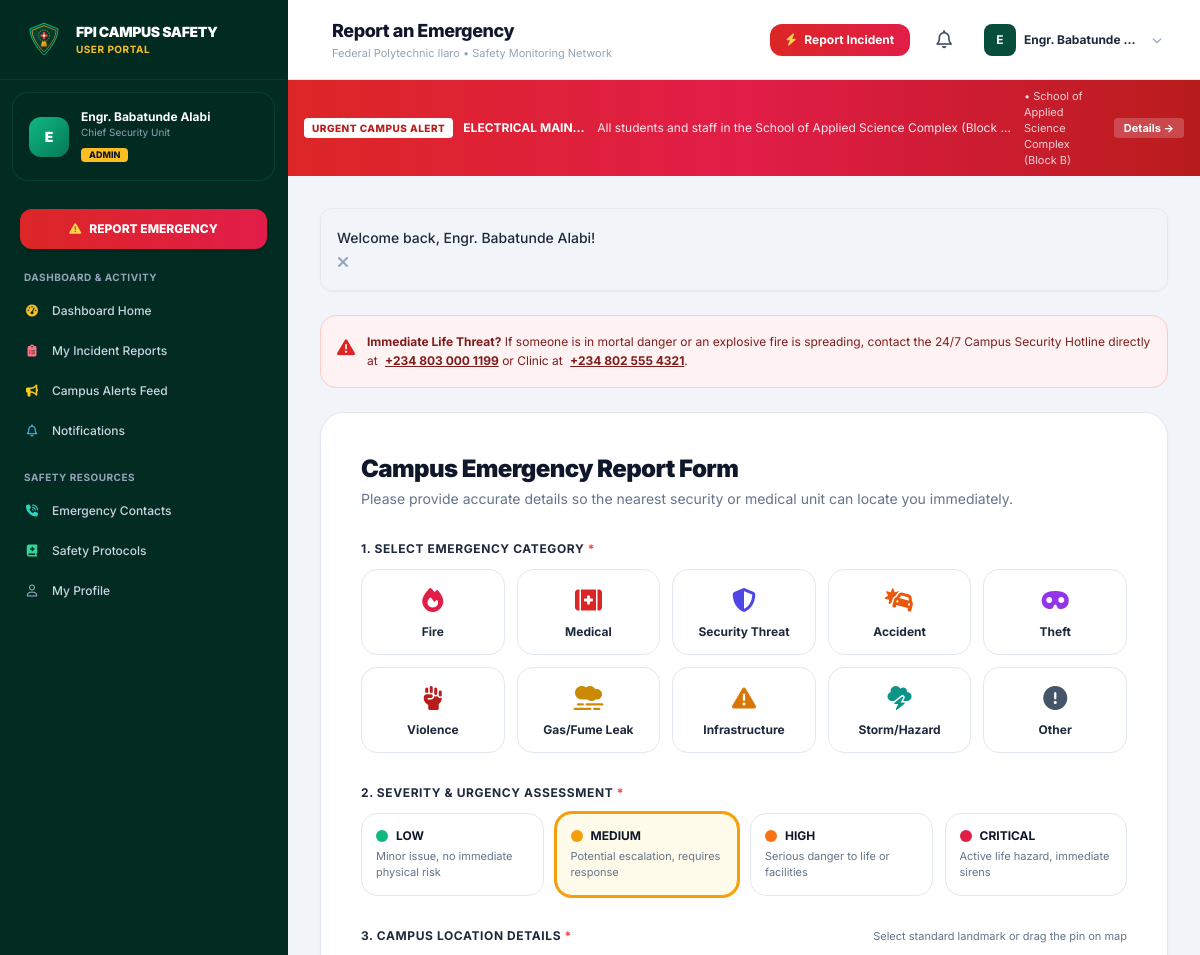
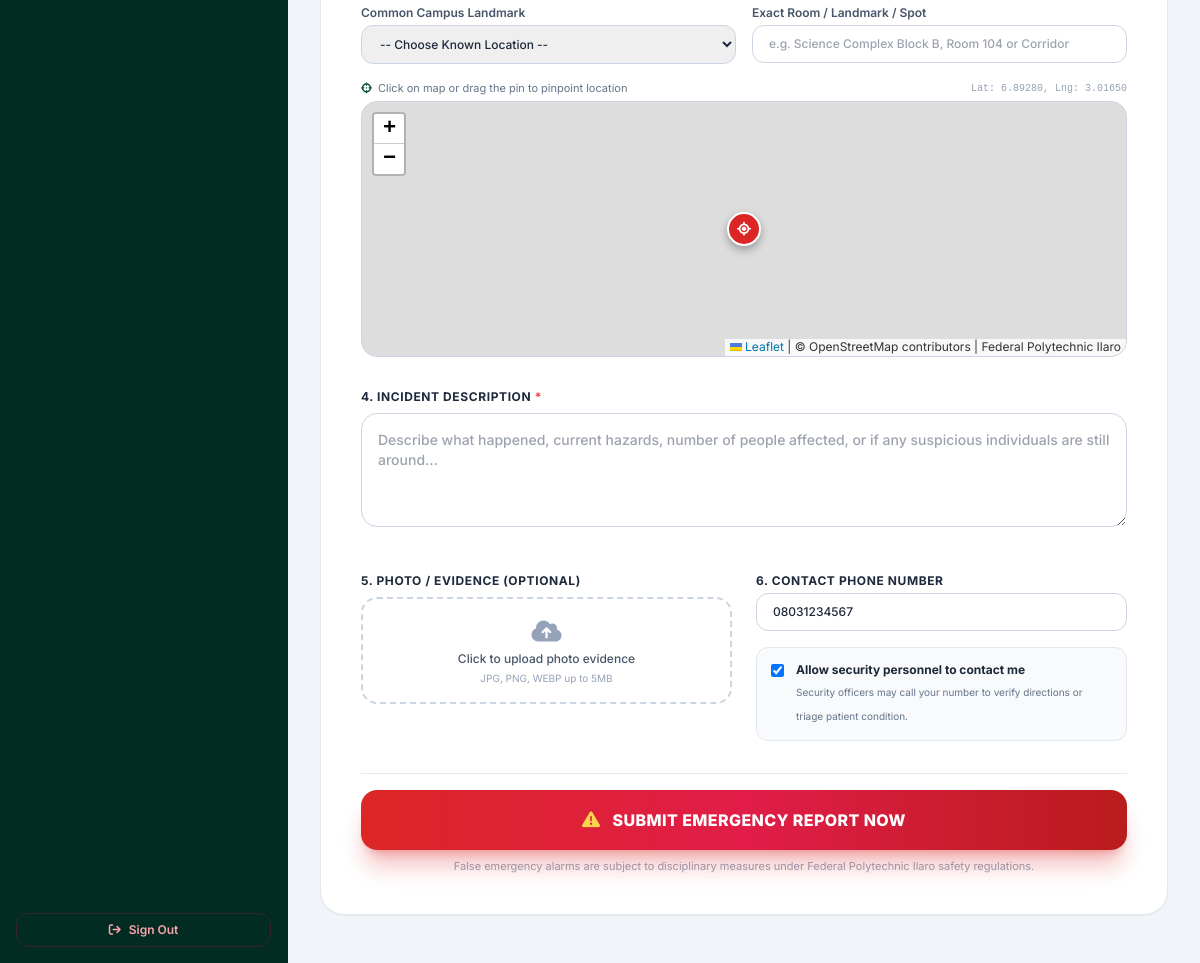
Screenshot of /student/report-emergency.php (signed in) with the database file from the repository (2 pictures, top to bottom).
### tables this page shows
CREATE TABLE `alerts` (
  `id` INT UNSIGNED AUTO_INCREMENT PRIMARY KEY,
  `title` VARCHAR(200) NOT NULL,
  `message` TEXT NOT NULL,
  `emergency_type` VARCHAR(100) NOT NULL,
  `severity` ENUM('Low', 'Medium', 'High', 'Critical') NOT NULL DEFAULT 'High',
  `location` VARCHAR(200) NOT NULL,
  `target_audience` ENUM('Everyone', 'Students', 'Staff') NOT NULL DEFAULT 'Everyone',
  `is_active` TINYINT(1) NOT NULL DEFAULT 1,
  `created_by` INT UNSIGNED NULL,
  `start_time` DATETIME NOT NULL DEFAULT CURRENT_TIMESTAMP,
  `expiry_time` DATETIME DEFAULT NULL,
  `created_at` TIMESTAMP DEFAULT CURRENT_TIMESTAMP,
  `updated_at` TIMESTAMP DEFAULT CURRENT_TIMESTAMP ON UPDATE CURRENT_TIMESTAMP,
  FOREIGN KEY (`created_by`) REFERENCES `users`(`id`) ON DELETE SET NULL,
  INDEX `idx_alerts_active` (`is_active`),
  INDEX `idx_alerts_severity` (`severity`)
);

### student/report-emergency.php (the view, shortened to what the rows shown need)
<?php
$pageTitle = 'Report an Emergency';
require_once __DIR__ . '/../includes/nav-portal.php';
$submittedReport = null;
?>
<?php if ($submittedReport): ?>
<div class="max-w-2xl mx-auto py-8">
    <div class="bg-white rounded-3xl p-8 border-2 border-emerald-500 shadow-2xl space-y-6 text-center">
        <div class="w-20 h-20 rounded-full bg-emerald-100 text-emerald-600 mx-auto flex items-center justify-center text-3xl animate-bounce">
            <i class="fa-solid fa-circle-check"></i>
        </div>
        <div>
            <span class="inline-block px-3 py-1 rounded-full text-xs font-bold uppercase tracking-wider bg-emerald-100 text-emerald-800 mb-2">
                Emergency Report Received
            </span>
            <h2 class="text-2xl sm:text-3xl font-black text-slate-900">
                Dispatched to Security Operations
            </h2>
            <p class="text-xs sm:text-sm text-slate-600 mt-1">
                Your incident has been flagged and transmitted to the Central Security Command Unit.
            </p>
        </div>
        <div class="p-6 rounded-2xl bg-slate-50 border border-slate-200 text-left space-y-3 font-mono text-xs">
            <div class="flex items-center justify-between pb-2 border-b border-slate-200">
                <span class="text-slate-500 uppercase">Incident Reference ID:</span>
                <span class="text-base font-extrabold text-fpi-800 font-sans tracking-wide"><?= e($submittedReport['reference']) ?></span>
            </div>
            <div class="flex items-center justify-between pb-2 border-b border-slate-200">
                <span class="text-slate-500 uppercase">Category:</span>
                <span class="font-bold text-slate-900 font-sans"><?= e($submittedReport['type']) ?></span>
            </div>
            <div class="flex items-center justify-between pb-2 border-b border-slate-200">
                <span class="text-slate-500 uppercase">Location:</span>
                <span class="font-bold text-slate-900 font-sans"><?= e($submittedReport['location']) ?></span>
            </div>
            <div class="flex items-center justify-between">
                <span class="text-slate-500 uppercase">Initial Severity:</span>
                <span><?= get_severity_badge($submittedReport['severity']) ?></span>
            </div>
        </div>
        <div class="flex flex-col sm:flex-row gap-3 pt-2">
            <a href="<?= BASE_URL ?>/student/my-reports.php?ref=<?= urlencode($submittedReport['reference']) ?>" class="flex-1 py-3 px-4 rounded-xl bg-fpi-800 hover:bg-fpi-900 text-white font-bold text-xs shadow transition text-center">
                <i class="fa-solid fa-timeline mr-1.5"></i> Track Report Status
            </a>
            <a href="<?= BASE_URL ?>/student/report-emergency.php" class="py-3 px-4 rounded-xl border border-slate-300 hover:bg-slate-50 text-slate-700 font-bold text-xs transition text-center">
                Submit Another Report
            </a>
        </div>
    </div>
</div>
<?php else: ?>
<div class="max-w-4xl mx-auto space-y-6">
    <div class="bg-white rounded-3xl border border-slate-200 p-6 sm:p-10 shadow-sm space-y-8">
        <div>
            <h2 class="text-2xl font-black text-slate-900 tracking-tight">Campus Emergency Report Form</h2>
        </div>
    </div>
</div>
<?php endif; ?>
<?php require_once __DIR__ . '/../includes/footer-portal.php'; ?>

### includes/nav-portal.php (shortened to what the rows shown need)
<?php
require_once __DIR__ . '/functions.php';
$user = current_user();
$activeAlerts = get_active_alerts($user['role'] === 'student' ? 'Students' : ($user['role'] === 'staff' ? 'Staff' : 'Everyone'));
$criticalAlert = null;
foreach ($activeAlerts as $a) {
    if ($a['severity'] === 'Critical' || $a['severity'] === 'High') {
        $criticalAlert = $a;
        break;
    }
}
?>
<!DOCTYPE html>
<html lang="en" class="h-full bg-slate-100">
<head>
    <script src="https://cdn.tailwindcss.com"></script>
    <link rel="stylesheet" href="https://cdnjs.cloudflare.com/ajax/libs/font-awesome/6.5.1/css/all.min.css">
    <link rel="stylesheet" href="https://unpkg.com/leaflet@1.9.4/dist/leaflet.css" />
    <link rel="stylesheet" href="<?= BASE_URL ?>/assets/css/style.css">
</head>
<body class="flex h-full overflow-hidden text-slate-800 antialiased">
    <div class="flex-1 flex flex-col h-full overflow-hidden min-w-0">
        <header class="h-20 bg-white border-b border-slate-200 flex items-center justify-between px-4 sm:px-6 lg:px-8 z-30 flex-shrink-0 shadow-xs">
            <div class="flex items-center space-x-3">
                <div>
                    <h1 class="text-base sm:text-lg font-extrabold text-slate-900 tracking-tight leading-tight">
                        <?= isset($pageTitle) ? e($pageTitle) : 'Portal' ?>
                    </h1>
                </div>
            </div>
        </header>
        <?php if ($criticalAlert): ?>
        <div class="bg-gradient-to-r from-red-600 via-rose-600 to-red-700 text-white text-xs py-2 px-4 shadow-sm flex items-center justify-between gap-3 flex-shrink-0">
            <div class="flex items-center space-x-2.5 overflow-hidden">
                <span class="inline-flex items-center px-2 py-0.5 rounded bg-white text-red-700 font-extrabold text-[10px] tracking-wider uppercase flex-shrink-0 animate-pulse">
                    URGENT CAMPUS ALERT
                </span>
                <span class="font-bold truncate"><?= e($criticalAlert['title']) ?>:</span>
                <span class="truncate text-white/90"><?= e($criticalAlert['message']) ?></span>
                <span class="opacity-80 text-[11px] hidden md:inline">&bull; <?= e($criticalAlert['location']) ?></span>
            </div>
            <a href="<?= BASE_URL ?>/student/alerts.php" class="text-[11px] bg-white/20 hover:bg-white/30 text-white font-bold px-2.5 py-0.5 rounded whitespace-nowrap transition">
                Details &rarr;
            </a>
        </div>
        <?php endif; ?>
        <main class="flex-1 overflow-y-auto p-4 sm:p-6 lg:p-8 bg-slate-100/70">
            <?php if ($flashMsg = display_flash()): ?>
                <div class="max-w-7xl mx-auto mb-4">
            <?php endif; ?>
            <div class="max-w-7xl mx-auto space-y-6">

### rows the page displays
alerts: title "ELECTRICAL MAIN…", message "All students and staff in the School of Applied Science Complex (Block…", location "School of Applied Science Complex (Block B)"

### other values shown
substr($user['name'], 0, 1) "E"
$user['name'] "Engr. Babatunde Alabi"
$user['department'] "Chief Security Unit"
$user['role'] "ADMIN"
$pageTitle "Report an Emergency"
$user['name'] "Engr. Babatunde…"
$msg "Welcome back, Engr. Babatunde Alabi!"
EMERGENCY_HOTLINE "+234 803 000 1199"
CLINIC_HOTLINE "+234 802 555 4321"
$t['label'] "Fire"
$t['label'] "Medical"
$t['label'] "Security Threat"
$t['label'] "Accident"
$t['label'] "Theft"
$t['label'] "Violence"
